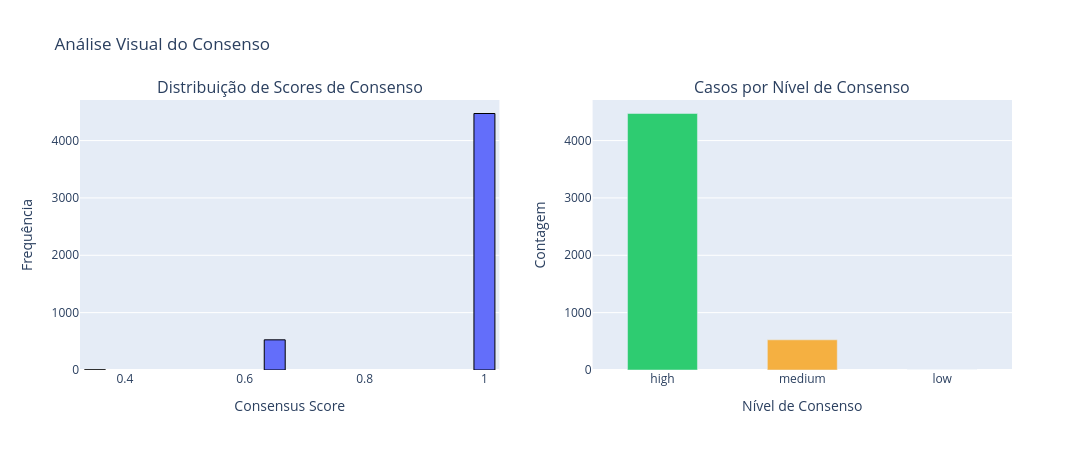

Write notebook code for a chart like this one.
### Code cell
visualizer.plot_score_and_levels(
    df_with_consensus=df_with_consensus,
    levels=levels
)

### Figure 1 — Plotly figure (JSON) as saved in the notebook; plotly's stock layout.template omitted (floating-point values rounded to 4 significant figures; data arrays with more than 128 entries replaced by an {"elided": "..."} marker saying what was removed)
{"data": [{"marker": {"line": {"color": "black", "width": 1}}, "name": "Consensus Score", "nbinsx": 20, "type": "histogram", "x": {"elided": "5000 float values"}, "xaxis": "x", "yaxis": "y"}, {"marker": {"color": ["#2ECC71", "#F5B041", "#E74C3C"]}, "type": "bar", "width": 0.5, "x": ["high", "medium", "low"], "xaxis": "x2", "y": [4472, 526, 2], "yaxis": "y2"}], "layout": {"annotations": [{"font": {"size": 16}, "showarrow": false, "text": "Distribuição de Scores de Consenso", "x": 0.225, "xanchor": "center", "xref": "paper", "y": 1, "yanchor": "bottom", "yref": "paper"}, {"font": {"size": 16}, "showarrow": false, "text": "Casos por Nível de Consenso", "x": 0.775, "xanchor": "center", "xref": "paper", "y": 1, "yanchor": "bottom", "yref": "paper"}], "bargap": 0.3, "height": 450, "showlegend": false, "title": {"text": "Análise Visual do Consenso"}, "width": 1100, "xaxis": {"anchor": "y", "domain": [0, 0.45], "title": {"text": "Consensus Score"}}, "xaxis2": {"anchor": "y2", "domain": [0.55, 1], "title": {"text": "Nível de Consenso"}}, "yaxis": {"anchor": "x", "domain": [0, 1], "title": {"text": "Frequência"}}, "yaxis2": {"anchor": "x2", "domain": [0, 1], "title": {"text": "Contagem"}}}}
